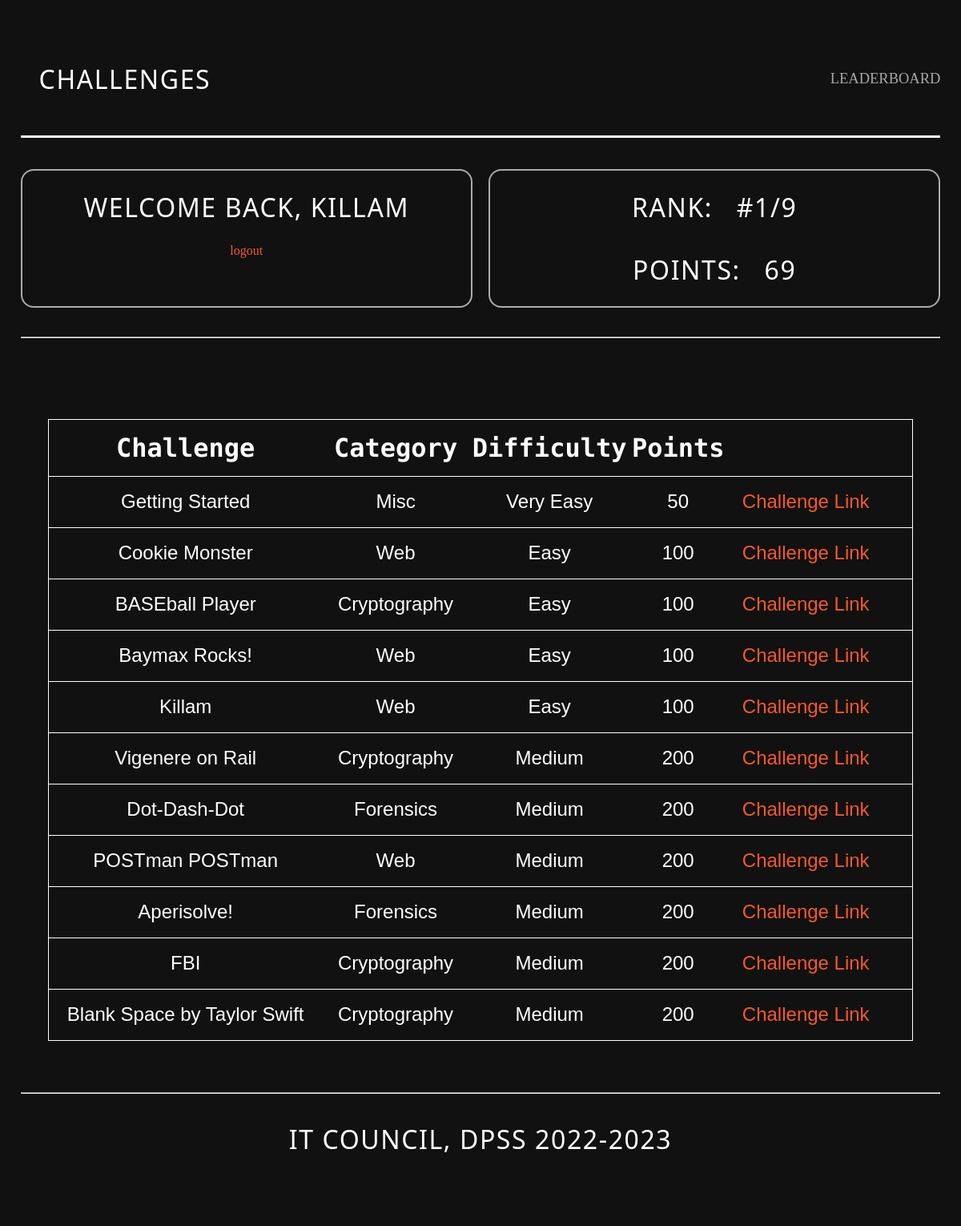
Page /dashboard/ (signed in) on the earlier database version.
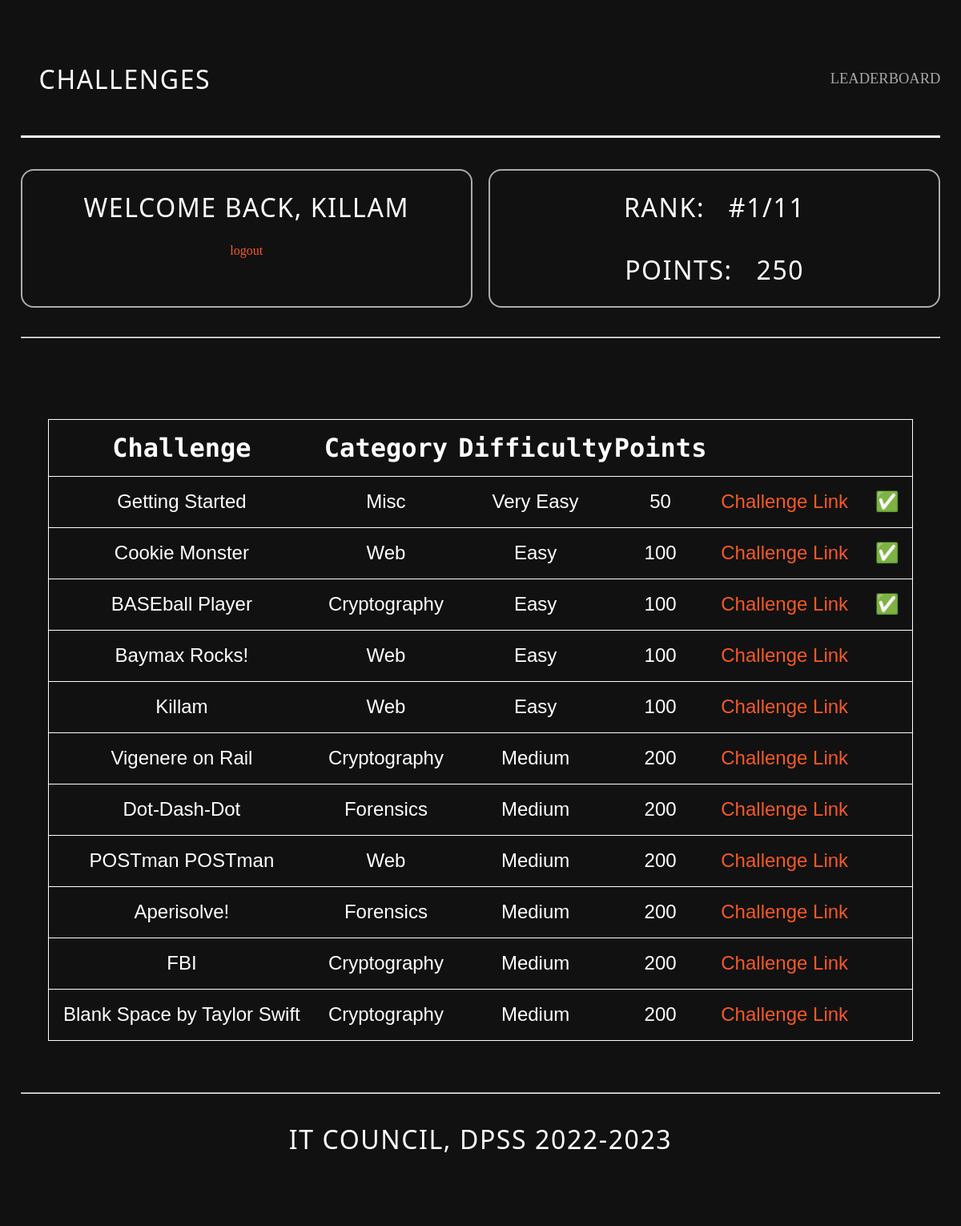
Same page on the later database version.
### accounts/models.py (models this page shows)
class Player(AbstractUser):
    first_name = models.CharField(max_length=30, blank=False)
    last_name = models.CharField(max_length=30, blank=False)
    username = models.CharField(_('username'), max_length=30, unique=True, null=True) # is this team name?
    email = models.CharField(_('email'), max_length=100, unique=True, null=True)
    school = models.ForeignKey(School, on_delete=models.CASCADE, null=True, default='')
    score = models.IntegerField(default=0)
    phone_number = models.CharField(default=None, null=True, max_length=50)
    USERNAME_FIELD = 'username'
    REQUIRED_FIELDS = ('first_name', 'last_name','email', 'school', 'phone_number')
    objects = PlayerManager()
    def __str__(self):
        return self.username

### Main/models.py (models this page shows, shortened)
class Challenges(models.Model):
    title = models.CharField(max_length=255)
    category = models.CharField(max_length=255)
    difficulty = models.CharField(max_length=255)
    points = models.IntegerField()
    description = models.TextField(max_length=1000, default='')
    hint = models.CharField(max_length=255, default='')
    flag = models.CharField(max_length=255, default='DPSS{EMPTY}')
    link = models.CharField(max_length=255, default='dashboard')
    solve_status = models.BooleanField(default=False)

### Main/views.py (the view)
# urls.py: path('dashboard/', views.dashboard, name='dashboard'),
def dashboard(request):
    user = request.user
    context = {'user': user,'player':Player.objects.get(username=user), 'total_players':Player.objects.count(), 'challenges': Challenges.objects.all().order_by('points')[:]}
    if not request.user.is_authenticated:
        return redirect('login')
    return render(request, 'main/dashboard.html', context)

### Main/templates/main/dashboard.html (shortened to what this page needs)
{% extends "main/layout.html" %}
{% load static %}
{% block global_styling %}
<link rel="stylesheet" href="{% static 'css/dashboard.css' %}" />
{% endblock global_styling %}
{% block content %}
<header id="main">
<div class="l-wrapper">
    <div class="c-header"><h1>CHALLENGES</h1>
      <a href="{% url 'leaderboard' %}">LEADERBOARD</a>
    </div>
    <div class="flex-container">
        <div class="flex-child">
            <h1> Welcome back, {{user}} </h1>
            <a href="{% url 'logout' %}">logout</a>
        </div>
        <div class="flex-child">
          <h1> RANK: &nbsp; #{{player.id}}/{{total_players}} </h1>
          <h1> POINTS: &nbsp; {{player.score}} </h1>
        </div>
      </div>
      <br><br>
      <hr>
</div>
<div class="container">
    <table class='table'>
        <tr class="table-row">
            <th class="table-heading">Challenge</th>
            <th class="table-heading">Category</th>
            <th class="table-heading">Difficulty</th>
            <th class="table-heading">Points</th>
            <th class="table-heading"></th>
            <th class="table-heading"></th>
        </tr>
        {% for challenge in challenges %}
        <tr class='table-row'>
            <td class="table-data">{{challenge.title}}</td>
            <td class="table-data">{{challenge.category}}</td>
            <td class="table-data">{{challenge.difficulty}}</td>
            <td class="table-data">{{challenge.points}}</td>
            <td class="table-data"><a href="../{{challenge.link}}" >Challenge Link</a></td></td>
            <td class="table-data">
                {% if challenge.solve_status == True %}
                ✅
                {% endif %}
            </td>
        </tr>
        {% endfor %}
    </table>
</div>
<div class="l-wrapper-footer">
    <hr>
    <h1>IT COUNCIL, DPSS 2022-2023</h1>
</div>
</header>
{% endblock content %}

Differences in the rows shown:
changed Player "KILLAM": score "69" → "250"
changed Challenges "Getting Started": now shows "✅"
changed Challenges "Cookie Monster": now shows "✅"
changed Challenges "BASEball Player": now shows "✅"
Other differences:
{{ total_players }}: "9" → "11"
